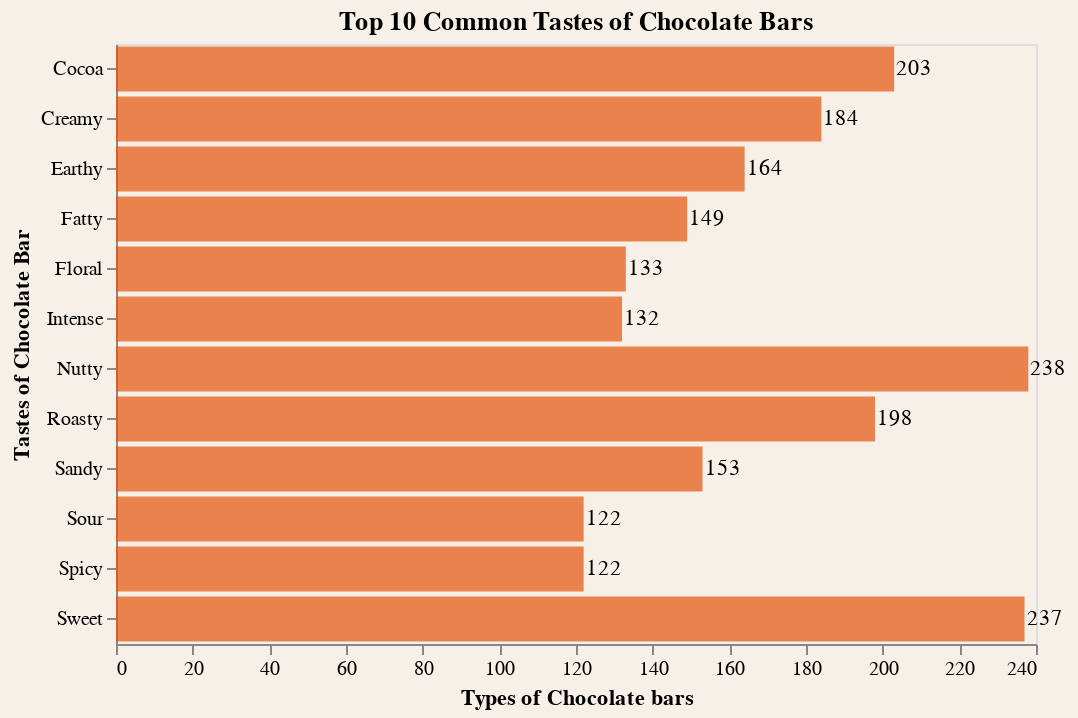

Here is the Vega-Lite specification saved for this chart:
### Vega-Lite specification from a JSON file in a GitHub repository (floating-point values rounded to 4 significant figures)
{"$schema": "https://vega.github.io/schema/vega-lite/v5.json", "title": "Top 10 Common Tastes of Chocolate Bars", "background": "#f6f0e8", "width": 460, "height": 300, "data": {"values": [{"category": "Nutty", "value": 238}, {"category": "Sweet", "value": 237}, {"category": "Cocoa", "value": 203}, {"category": "Roasty", "value": 198}, {"category": "Creamy", "value": 184}, {"category": "Earthy", "value": 164}, {"category": "Sandy", "value": 153}, {"category": "Fatty", "value": 149}, {"category": "Floral", "value": 133}, {"category": "Intense", "value": 132}, {"category": "Spicy", "value": 122}, {"category": "Sour", "value": 122}]}, "params": [{"name": "types_above", "value": 122, "bind": {"input": "range", "min": 120, "max": 235, "step": 5, "name": "Types: "}}], "transform": [{"filter": "datum.value >= types_above"}], "encoding": {"x": {"field": "value", "type": "quantitative", "axis": {"title": "Types of Chocolate bars ", "grid": false}}, "y": {"field": "category", "type": "nominal", "axis": {"title": "Tastes of Chocolate Bar", "grid": false}}, "tooltip": [{"field": "category", "type": "nominal", "title": "Tastes of Chocolate Bar"}, {"field": "value", "type": "quantitative", "format": ",", "title": "Types of Chocolate bars"}]}, "layer": [{"mark": {"opacity": 0.7, "type": "bar", "color": "#e6550d"}}, {"mark": {"type": "text", "align": "center", "baseline": "middle", "dx": 10}, "encoding": {"text": {"field": "value", "type": "quantitative"}}}]}
